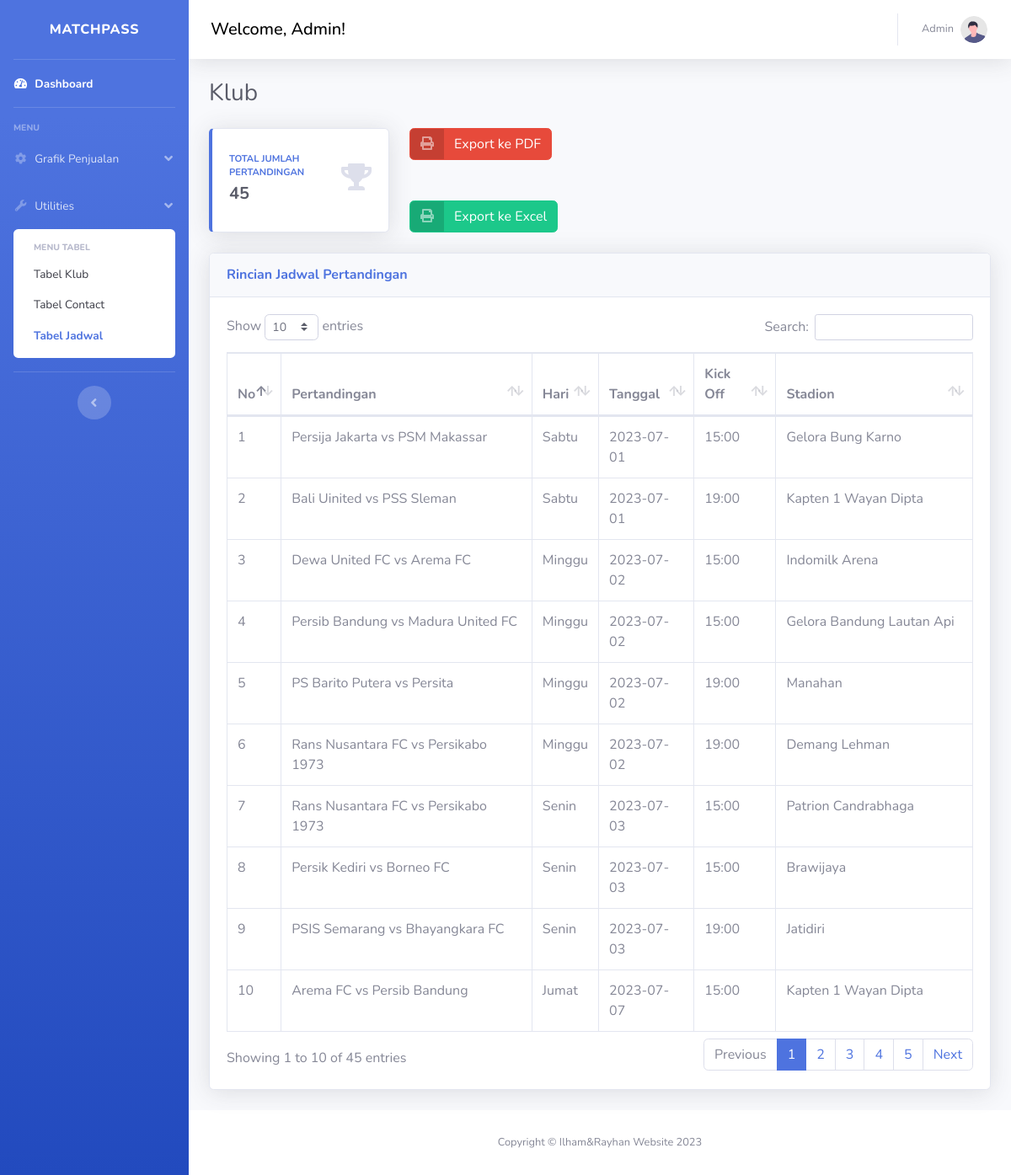
The page /Admin/tabel_jadwal.php on the database its author committed.
### tables this page shows
CREATE TABLE `tb_jadwal` (
  `id_jadwal` int(11) NOT NULL,
  `pertandingan` varchar(255) NOT NULL,
  `hari` varchar(10) NOT NULL,
  `tanggal` date NOT NULL,
  `jam` varchar(10) NOT NULL,
  `stadion` varchar(255) NOT NULL
);

### Admin/tabel_jadwal.php (the view, shortened to what this page needs)
<!DOCTYPE html>
<html lang="en">
    <head>
        <link href="vendor/fontawesome-free/css/all.min.css" rel="stylesheet" type="text/css">
        <link href="css/sb-admin-2.min.css" rel="stylesheet">
        <link href="vendor/datatables/dataTables.bootstrap4.min.css" rel="stylesheet">
    </head>
    <body id="page-top">
        <div id="wrapper">
            <ul class="navbar-nav bg-gradient-primary sidebar sidebar-dark accordion" id="accordionSidebar">
                <a class="sidebar-brand d-flex align-items-center justify-content-center" href="awal.php">
                    <div class="sidebar-brand-text mx-3">MATCHPASS</div>
                </a>
                <hr class="sidebar-divider my-0">
                <li class="nav-item active">
                    <a class="nav-link" href="awal.php">
                        <i class="fas fa-fw fa-tachometer-alt"></i>
                        <span>Dashboard</span>
                    </a>
                </li>
                <hr class="sidebar-divider">
                <div class="sidebar-heading">
                    Menu
                </div>
                <li class="nav-item">
                    <a class="nav-link" href="#" data-toggle="collapse" data-target="#collapseOne" aria-expanded="true"
                        aria-controls="collapseOne">
                        <i class="fas fa-fw fa-cog"></i>
                        <span>Grafik Penjualan</span>
                    </a>
                </li>
                <li class="nav-item">
                    <a class="nav-link" href="#" data-toggle="collapse" data-target="#collapseTwo" aria-expanded="true"
                        aria-controls="collapseTwo">
                        <i class="fas fa-fw fa-wrench"></i>
                        <span>Utilities</span>
                    </a>
                    <div id="collapseTwo" class="collapse show" aria-labelledby="headingTwo"
                        data-parent="#accordionSidebar">
                        <div class="bg-white py-2 collapse-inner rounded">
                            <h6 class="collapse-header">Menu Tabel</h6>
                            <a class="collapse-item" href="tabel_klub.php">Tabel Klub</a>
                            <a class="collapse-item" href="tabel_contact.php">Tabel Contact</a>
                            <a class="collapse-item active" href="tabel_jadwal.php">Tabel Jadwal</a>
                        </div>
                    </div>
                </li>
                <hr class="sidebar-divider">
                <div class="text-center d-none d-md-inline">
                    <button class="rounded-circle border-0" id="sidebarToggle"></button>
                </div>
            </ul>
            <div id="content-wrapper" class="d-flex flex-column">
                <div id="content">
                    <nav class="navbar navbar-expand navbar-light bg-white topbar mb-4 static-top shadow">
                        <div class="input-group" style="margin-left: 10px; color: #000000; font-weight: 500; font-size: 15pt">
                            Welcome, Admin!
                        </div>
                        <ul class="navbar-nav ml-auto">
                            <li class="nav-item dropdown no-arrow">
                                <a class="nav-link dropdown-toggle" href="#" id="userDropdown" role="button" data-toggle="dropdown" aria-haspopup="true" aria-expanded="false">
                                    <span class="mr-2 d-none d-lg-inline text-gray-600 small">Admin</span>
                                    <img class="img-profile rounded-circle" src="img/undraw_profile.svg">
                                </a>
                            </li>
                        </ul>
                    </nav>
                    <div class="container-fluid">
                        <div class="d-sm-flex align-items-center justify-content-between mb-4">
                            <h1 class="h3 mb-0 text-gray-800">Klub</h1>
                        </div>
                        <div class="row">
                            <div class="col-xl-3 col-md-6 mb-4">
                                <div class="card border-left-primary shadow h-100 py-2">
                                    <div class="card-body">
                                        <div class="row no-gutters align-items-center">
                                            <div class="col mr-2">
                                                <div class="text-xs font-weight-bold text-primary text-uppercase mb-1">
                                                    Total Jumlah Pertandingan
                                                </div>
                                                <div class="h5 mb-0 font-weight-bold text-gray-800">
                                                    <?php
                                                        include('koneksi.php');
                                                        $sql = "SELECT COUNT(id_jadwal) as total_jadwal from tb_jadwal";
                                                        $query = mysqli_query($koneksi, $sql);
                                                        while($row2=mysqli_fetch_array($query)){
                                                            echo number_format($row2['total_jadwal'],0,".",",");
                                                        }
                                                    ?>
                                                </div>
                                            </div>
                                            <div class="col-auto">
                                                <i class="fas fa-trophy fa-2x text-gray-300"></i>
                                            </div>
                                        </div>
                                    </div>
                                </div>
                            </div>
                            <div class="col-xl-3 col-md-6 mb-4">
                                <a href="pdf_jadwal.php" class="btn btn-danger btn-icon-split mb-5" >
                                        <span class="icon text-white-50">
                                            <i class="fas fa-print"></i>
                                        </span>
                                        <span class="text">Export ke PDF</span>
                                    </a>
                                    <a href="report_data_jadwal_excel.php" class="btn btn-success btn-icon-split">
                                        <span class="icon text-white-50">
                                            <i class="fas fa-print"></i>
                                        </span>
                                        <span class="text">Export ke Excel</span>
                                    </a>
                            </div>
                        </div>
                        <div class="card shadow mb-4">
                        <div class="card-header py-3">
                            <h6 class="m-0 font-weight-bold text-primary">Rincian Jadwal Pertandingan</h6>
                        </div>
                        <div class="card-body">
                            <div class="table-responsive">
                                <table class="table table-bordered" id="dataTable" width="100%" cellspacing="0">
                                    <thead>
                                        <tr>
                                            <th>No</th>
                                            <th>Pertandingan</th>
                                            <th>Hari</th>
                                            <th>Tanggal</th>
                                            <th>Kick Off</th>
                                            <th>Stadion</th>
                                        </tr>
                                    </thead>
                                    <tbody>
                                        <?php
                                        include('koneksi.php');
                                        $query = mysqli_query($koneksi, "SELECT * FROM tb_jadwal");
                                        while ($row = mysqli_fetch_array($query)) {
                                            echo "<tr>";
                                            echo "<td>".$row['id_jadwal']."</td>";
                                            echo "<td>".$row['pertandingan']."</td>";
                                            echo "<td>".$row['hari']."</td>";
                                            echo "<td>".$row['tanggal']."</td>";
                                            echo "<td>".$row['jam']."</td>";
                                            echo "<td>".$row['stadion']."</td>";
                                            echo "</tr>";
                                        }
                                        ?>
                                    </tbody>
                                </table>
                            </div>
                        </div>
                    </div>
                    </div>
                </div>
                <footer class="sticky-footer bg-white">
                    <div class="container my-auto">
                        <div class="copyright text-center my-auto">
                            <span>Copyright &copy; Ilham&Rayhan Website 2023</span>
                        </div>
                    </div>
                </footer>
            </div>
        </div>
    </body>
</html>

### rows shown on the page
tb_jadwal: id_jadwal "1", pertandingan "Persija Jakarta vs PSM Makassar", hari "Sabtu", tanggal "2023-07-01", jam "15:00", stadion "Gelora Bung Karno"
tb_jadwal: id_jadwal "2", pertandingan "Bali Uinited vs PSS Sleman", hari "Sabtu", tanggal "2023-07-01", jam "19:00", stadion "Kapten 1 Wayan Dipta"
tb_jadwal: id_jadwal "3", pertandingan "Dewa United FC vs Arema FC", hari "Minggu", tanggal "2023-07-02", jam "15:00", stadion "Indomilk Arena"
tb_jadwal: id_jadwal "4", pertandingan "Persib Bandung vs Madura United FC", hari "Minggu", tanggal "2023-07-02", jam "15:00", stadion "Gelora Bandung Lautan Api"
tb_jadwal: id_jadwal "5", pertandingan "PS Barito Putera vs Persita", hari "Minggu", tanggal "2023-07-02", jam "19:00", stadion "Manahan"
tb_jadwal: id_jadwal "6", pertandingan "Rans Nusantara FC vs Persikabo 1973", hari "Minggu", tanggal "2023-07-02", jam "19:00", stadion "Demang Lehman"
tb_jadwal: id_jadwal "7", pertandingan "Rans Nusantara FC vs Persikabo 1973", hari "Senin", tanggal "2023-07-03", jam "15:00", stadion "Patrion Candrabhaga"
tb_jadwal: id_jadwal "8", pertandingan "Persik Kediri vs Borneo FC", hari "Senin", tanggal "2023-07-03", jam "15:00", stadion "Brawijaya"
tb_jadwal: id_jadwal "9", pertandingan "PSIS Semarang vs Bhayangkara FC", hari "Senin", tanggal "2023-07-03", jam "19:00", stadion "Jatidiri"
tb_jadwal: id_jadwal "10", pertandingan "Arema FC vs Persib Bandung", hari "Jumat", tanggal "2023-07-07", jam "15:00", stadion "Kapten 1 Wayan Dipta"

### other values the page prints
$row2['total_jadwal'] "45"
